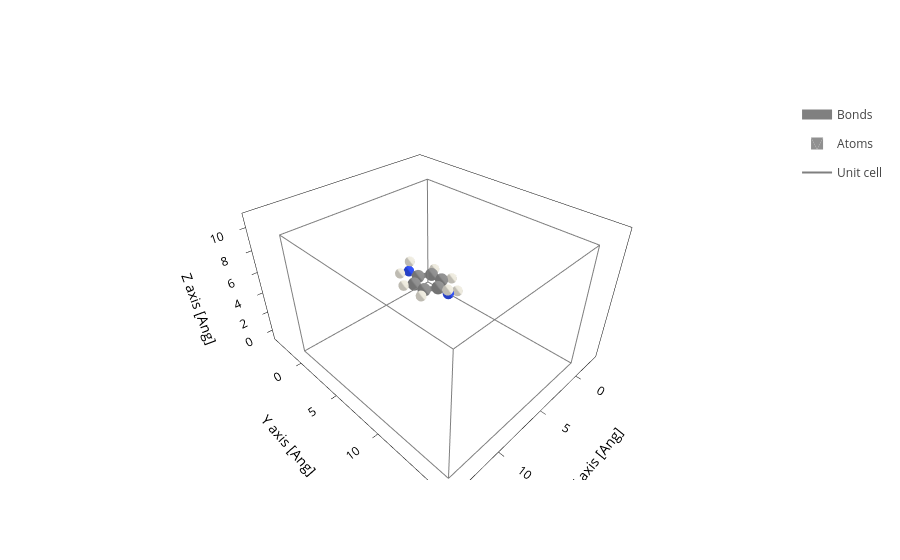

Notebook cell for this chart:
### Code cell
structure=Geometry.read("structure.fdf")
structure.plot()

### Figure 1 — Plotly figure (JSON) as saved in the notebook; plotly's stock layout.template omitted (floating-point values rounded to 4 significant figures; data arrays with more than 128 entries replaced by an {"elided": "..."} marker saying what was removed)
{"data": [{"line": {"color": "gray", "width": 10}, "meta": {}, "mode": "lines", "name": "Bonds", "opacity": 1, "type": "scatter3d", "x": {"elided": "336 float values"}, "y": {"elided": "336 float values"}, "z": {"elided": "336 float values"}}, {"alphahull": 0, "color": "#909090", "hovertemplate": "%{meta.position}", "legendgroup": "Atoms", "meta": {"meta": {"Atoms_i": 0}, "position": "(1.23, 0.71, 0.00)"}, "name": "Atoms", "opacity": 1, "showlegend": true, "showscale": false, "type": "mesh3d", "x": {"elided": "225 float values"}, "y": {"elided": "225 float values"}, "z": {"elided": "225 float values"}}, {"alphahull": 0, "color": "#EDEADE", "hovertemplate": "%{meta.position}", "legendgroup": "Atoms", "meta": {"meta": {"Atoms_i": 1}, "position": "(2.16, 1.25, 0.00)"}, "name": "Atoms", "opacity": 1, "showlegend": false, "showscale": false, "type": "mesh3d", "x": {"elided": "225 float values"}, "y": {"elided": "225 float values"}, "z": {"elided": "225 float values"}}, {"alphahull": 0, "color": "#909090", "hovertemplate": "%{meta.position}", "legendgroup": "Atoms", "meta": {"meta": {"Atoms_i": 2}, "position": "(0.00, 1.42, 0.00)"}, "name": "Atoms", "opacity": 1, "showlegend": false, "showscale": false, "type": "mesh3d", "x": {"elided": "225 float values"}, "y": {"elided": "225 float values"}, "z": {"elided": "225 float values"}}, {"alphahull": 0, "color": "#3050F8", "hovertemplate": "%{meta.position}", "legendgroup": "Atoms", "meta": {"meta": {"Atoms_i": 3}, "position": "(0.00, 2.82, 0.00)"}, "name": "Atoms", "opacity": 1, "showlegend": false, "showscale": false, "type": "mesh3d", "x": {"elided": "225 float values"}, "y": {"elided": "225 float values"}, "z": {"elided": "225 float values"}}, {"alphahull": 0, "color": "#909090", "hovertemplate": "%{meta.position}", "legendgroup": "Atoms", "meta": {"meta": {"Atoms_i": 4}, "position": "(-1.23, 0.71, 0.00)"}, "name": "Atoms", "opacity": 1, "showlegend": false, "showscale": false, "type": "mesh3d", "x": {"elided": "225 float values"}, "y": {"elided": "225 float values"}, "z": {"elided": "225 float values"}}, {"alphahull": 0, "color": "#EDEADE", "hovertemplate": "%{meta.position}", "legendgroup": "Atoms", "meta": {"meta": {"Atoms_i": 5}, "position": "(-2.16, 1.25, 0.00)"}, "name": "Atoms", "opacity": 1, "showlegend": false, "showscale": false, "type": "mesh3d", "x": {"elided": "225 float values"}, "y": {"elided": "225 float values"}, "z": {"elided": "225 float values"}}, {"alphahull": 0, "color": "#909090", "hovertemplate": "%{meta.position}", "legendgroup": "Atoms", "meta": {"meta": {"Atoms_i": 6}, "position": "(-1.23, -0.71, 0.00)"}, "name": "Atoms", "opacity": 1, "showlegend": false, "showscale": false, "type": "mesh3d", "x": {"elided": "225 float values"}, "y": {"elided": "225 float values"}, "z": {"elided": "225 float values"}}, {"alphahull": 0, "color": "#EDEADE", "hovertemplate": "%{meta.position}", "legendgroup": "Atoms", "meta": {"meta": {"Atoms_i": 7}, "position": "(-2.16, -1.25, 0.00)"}, "name": "Atoms", "opacity": 1, "showlegend": false, "showscale": false, "type": "mesh3d", "x": {"elided": "225 float values"}, "y": {"elided": "225 float values"}, "z": {"elided": "225 float values"}}, {"alphahull": 0, "color": "#909090", "hovertemplate": "%{meta.position}", "legendgroup": "Atoms", "meta": {"meta": {"Atoms_i": 8}, "position": "(0.00, -1.42, 0.00)"}, "name": "Atoms", "opacity": 1, "showlegend": false, "showscale": false, "type": "mesh3d", "x": {"elided": "225 float values"}, "y": {"elided": "225 float values"}, "z": {"elided": "225 float values"}}, {"alphahull": 0, "color": "#3050F8", "hovertemplate": "%{meta.position}", "legendgroup": "Atoms", "meta": {"meta": {"Atoms_i": 9}, "position": "(0.00, -2.82, 0.00)"}, "name": "Atoms", "opacity": 1, "showlegend": false, "showscale": false, "type": "mesh3d", "x": {"elided": "225 float values"}, "y": {"elided": "225 float values"}, "z": {"elided": "225 float values"}}, {"alphahull": 0, "color": "#909090", "hovertemplate": "%{meta.position}", "legendgroup": "Atoms", "meta": {"meta": {"Atoms_i": 10}, "position": "(1.23, -0.71, 0.00)"}, "name": "Atoms", "opacity": 1, "showlegend": false, "showscale": false, "type": "mesh3d", "x": {"elided": "225 float values"}, "y": {"elided": "225 float values"}, "z": {"elided": "225 float values"}}, {"alphahull": 0, "color": "#EDEADE", "hovertemplate": "%{meta.position}", "legendgroup": "Atoms", "meta": {"meta": {"Atoms_i": 11}, "position": "(2.16, -1.25, 0.00)"}, "name": "Atoms", "opacity": 1, "showlegend": false, "showscale": false, "type": "mesh3d", "x": {"elided": "225 float values"}, "y": {"elided": "225 float values"}, "z": {"elided": "225 float values"}}, {"alphahull": 0, "color": "#EDEADE", "hovertemplate": "%{meta.position}", "legendgroup": "Atoms", "meta": {"meta": {"Atoms_i": 12}, "position": "(-0.95, 3.15, 0.00)"}, "name": "Atoms", "opacity": 1, "showlegend": false, "showscale": false, "type": "mesh3d", "x": {"elided": "225 float values"}, "y": {"elided": "225 float values"}, "z": {"elided": "225 float values"}}, {"alphahull": 0, "color": "#EDEADE", "hovertemplate": "%{meta.position}", "legendgroup": "Atoms", "meta": {"meta": {"Atoms_i": 13}, "position": "(0.46, 3.16, 0.82)"}, "name": "Atoms", "opacity": 1, "showlegend": false, "showscale": false, "type": "mesh3d", "x": {"elided": "225 float values"}, "y": {"elided": "225 float values"}, "z": {"elided": "225 float values"}}, {"alphahull": 0, "color": "#EDEADE", "hovertemplate": "%{meta.position}", "legendgroup": "Atoms", "meta": {"meta": {"Atoms_i": 14}, "position": "(0.95, -3.15, 0.00)"}, "name": "Atoms", "opacity": 1, "showlegend": false, "showscale": false, "type": "mesh3d", "x": {"elided": "225 float values"}, "y": {"elided": "225 float values"}, "z": {"elided": "225 float values"}}, {"alphahull": 0, "color": "#EDEADE", "hovertemplate": "%{meta.position}", "legendgroup": "Atoms", "meta": {"meta": {"Atoms_i": 15}, "position": "(-0.46, -3.16, 0.82)"}, "name": "Atoms", "opacity": 1, "showlegend": false, "showscale": false, "type": "mesh3d", "x": {"elided": "225 float values"}, "y": {"elided": "225 float values"}, "z": {"elided": "225 float values"}}, {"meta": {}, "mode": "lines", "name": "Unit cell", "type": "scatter3d", "x": [0.0, 0.0, 14.32, 14.32, 0.0, 0.0, NaN, 0.0, 0.0, 0.0, 14.32, 14.32, 0.0, NaN, 14.32, 14.32, NaN, 14.32, 14.32], "y": [0.0, 16.32, 16.32, 16.32, 16.32, 16.32, NaN, 16.32, 0.0, 0.0, 0.0, 0.0, 0.0, NaN, 16.32, 0.0, NaN, 16.32, 0.0], "z": [0.0, 0.0, 0.0, 10.82, 10.82, 0.0, NaN, 10.82, 10.82, 0.0, 0.0, 10.82, 10.82, NaN, 0.0, 0.0, NaN, 10.82, 10.82]}], "layout": {"scene": {"aspectmode": "data", "xaxis": {"title": {"text": "X axis [Ang]"}}, "yaxis": {"title": {"text": "Y axis [Ang]"}}, "zaxis": {"title": {"text": "Z axis [Ang]"}}}, "xaxis": {"scaleanchor": "y", "scaleratio": 1, "title": {"text": "X axis [Ang]"}}, "yaxis": {"title": {"text": "Y axis [Ang]"}}}}
